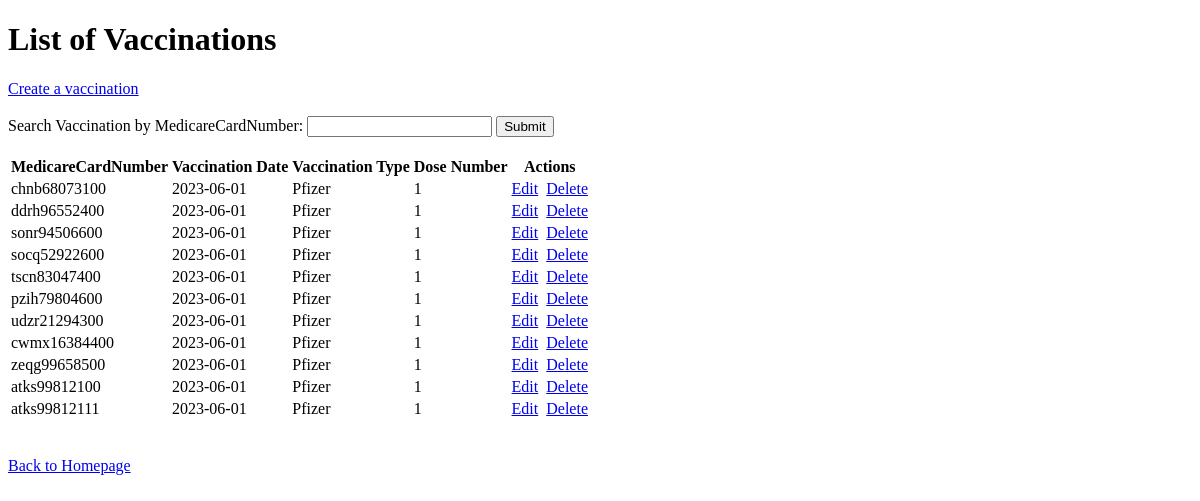
The app's page /php/vaccination/index.php, older data.
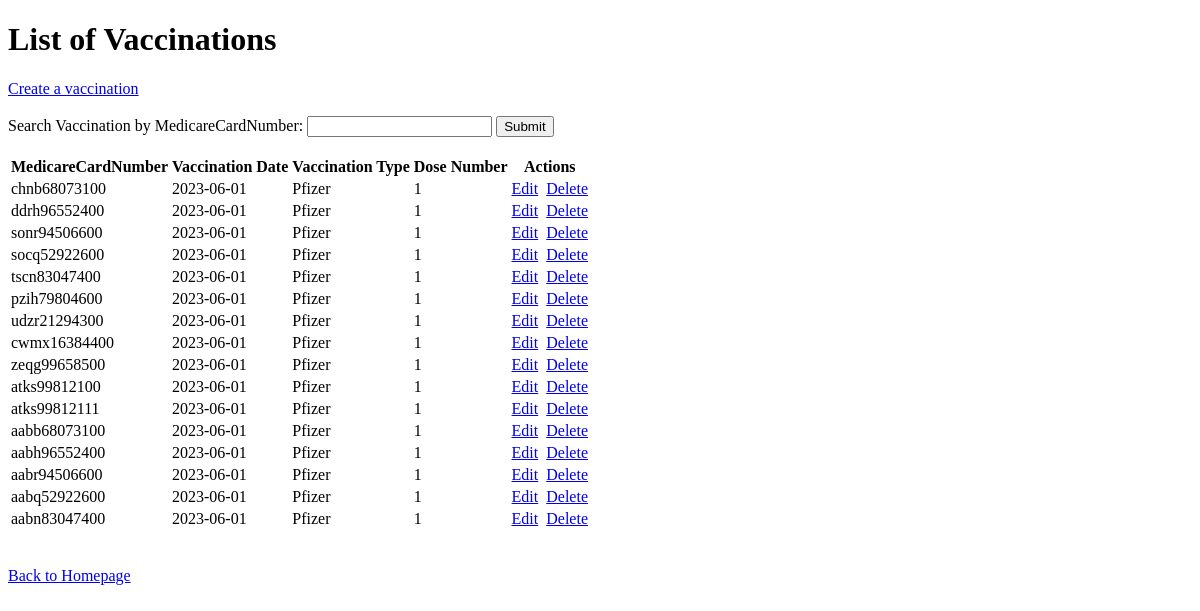
The same page, newer data.
### tables this page shows
CREATE TABLE Vaccinations(
    MedicareCardNumber char(12) NOT NULL,
    `Date` Date,
    `Type` VARCHAR(255),
    DoseNumber int,
    FOREIGN KEY (MedicareCardNumber) REFERENCES Persons(MedicareCardNumber)
);

### php/vaccination/vaccination-r.php (the view)
<?php
require_once '../database.php';
$sql = 'SELECT v.MedicareCardNumber, v.Date, v.Type, v.DoseNumber
FROM Vaccinations v;';
$stmt = $conn->prepare($sql);
$stmt->execute();
?>
<form action="./vaccination-r-one.php">
  Search Vaccination by MedicareCardNumber: <input type="text" name="MedicareCardNumber">
  <input type="submit">
</form>
<br>
<table>
  <thead>
      <tr>
        <th>MedicareCardNumber</th>
        <th>Vaccination Date</th>
        <th>Vaccination Type</th>
        <th>Dose Number</th>
        <th>Actions</th>
  </thead>
  <tbody>
    <?php  while($row = $stmt->fetch(PDO::FETCH_ASSOC, PDO::FETCH_ORI_NEXT)) { ?>
    <tr>
      <td><?= $row["MedicareCardNumber"] ?></td>
      <td><?= $row["Date"] ?></td>
      <td><?= $row["Type"] ?></td>
      <td><?= $row["DoseNumber"] ?></td>
      <td>
        <a href="./edit-view.php?MedicareCardNumber=<?= $row["MedicareCardNumber"] ?>">Edit</a>&nbsp;
        <a href="./vaccination-d.php?MedicareCardNumber=<?= $row["MedicareCardNumber"] ?>">Delete</a>
      </td>
    </tr>
    <?php  } ?>
  </tbody>
</table>
    <br>

### php/vaccination/index.php
<!DOCTYPE html>
<html>
<body>
    <h1>List of Vaccinations</h1>
    <a href="create-view.php">Create a vaccination</a>
    <br><br>
    <?php
        require_once 'vaccination-r.php';
    ?>
    <br>
    <a href="../index.php">Back to Homepage</a>
</body>
</html>

Row changes from the older to the newer data that the page shows:
added vaccinations: MedicareCardNumber "aabb68073100", Date "2023-06-01", Type "Pfizer", DoseNumber "1"
added vaccinations: MedicareCardNumber "aabh96552400", Date "2023-06-01", Type "Pfizer", DoseNumber "1"
added vaccinations: MedicareCardNumber "aabr94506600", Date "2023-06-01", Type "Pfizer", DoseNumber "1"
added vaccinations: MedicareCardNumber "aabq52922600", Date "2023-06-01", Type "Pfizer", DoseNumber "1"
added vaccinations: MedicareCardNumber "aabn83047400", Date "2023-06-01", Type "Pfizer", DoseNumber "1"
